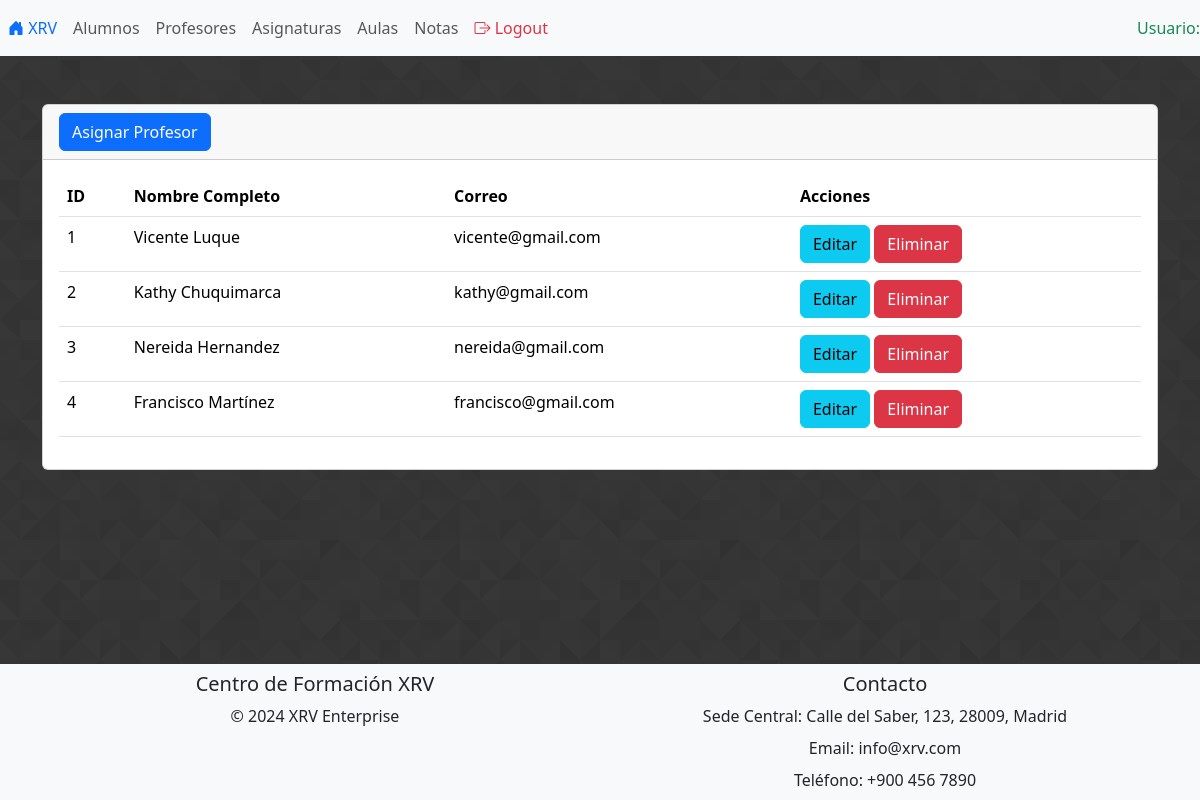
The app's page /secciones/profesores/index.php (signed in) with its own data.
### tables this page shows
create table profesor (
	id_profesor int auto_increment primary key,
    nombre varchar(255) not null,
    email varchar(255) not null UNIQUE
);

### secciones/profesores/index.php (the view, shortened to what this page needs)
<?php include("../../bd.php");
    $sentencia = $conn->prepare("select * from profesor");
    $sentencia->execute();
    $lista_profes = $sentencia->fetchAll(PDO::FETCH_ASSOC);
?>
<?php include("../../parciales/header.php");?>
<div class="card mt-5">
    <div class="card-header">
        <a name="" id="" class="btn btn-primary" href="crear.php" role="button">
            Asignar Profesor
        </a>
    </div>
    <div class="card-body">
        <div class="table-responsive-sm">
            <table class="table">
                <thead>
                    <tr>
                        <th scope="col">ID</th>
                        <th scope="col">Nombre Completo</th>
                        <th scope="col">Correo</th>
                        <th scope="col">Acciones</th>
                    </tr>
                </thead>
                <tbody>
                    <?php foreach($lista_profes as $registro){?>
                    <tr class="">
                        <td scope="row"><?= $registro['id_profesor']?></td>
                        <td><?= $registro['nombre']?></td>
                        <td><?= $registro['email']?></td>
                        <td><a name="" id="" class="btn btn-info" href="editar.php?txtID=<?= $registro['id_profesor']?>" role="button">
                                Editar
                            </a>
                            <a name="" id="" class="btn btn-danger" href="index.php?txtID=<?= $registro['id_profesor']?>" role="button">
                                Eliminar
                            </a>
                        </td>
                    </tr>
                    <?php }?>
                </tbody>
            </table>
        </div>
    </div>
</div>
<?php include("../../parciales/footer.php");?>

### parciales/header.php (style rules this page uses)
body { background-image: url('/administracion/img/patron.png'); background-position: center; background-repeat: repeat; }

### records on screen
profesor: id_profesor "1", nombre "Vicente Luque", email "vicente@gmail.com"
profesor: id_profesor "2", nombre "Kathy Chuquimarca", email "kathy@gmail.com"
profesor: id_profesor "3", nombre "Nereida Hernandez", email "nereida@gmail.com"
profesor: id_profesor "4", nombre "Francisco Martínez", email "francisco@gmail.com"
